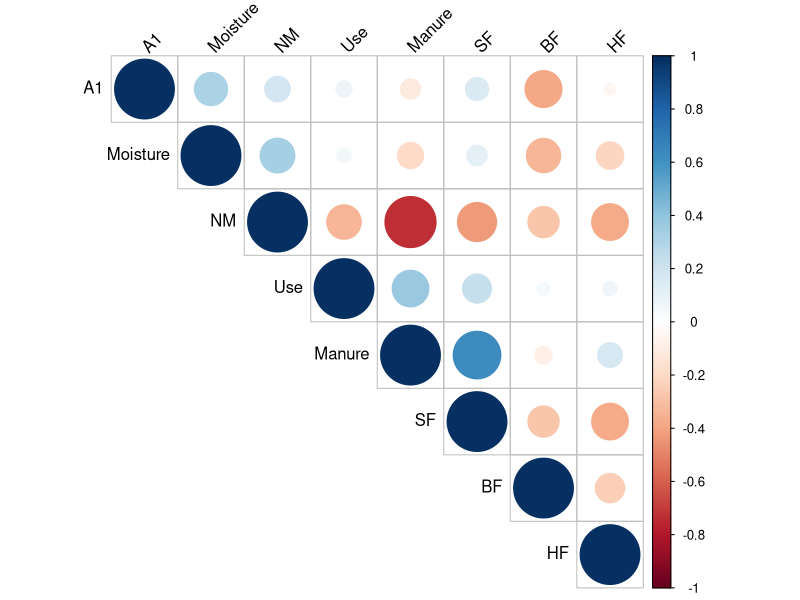
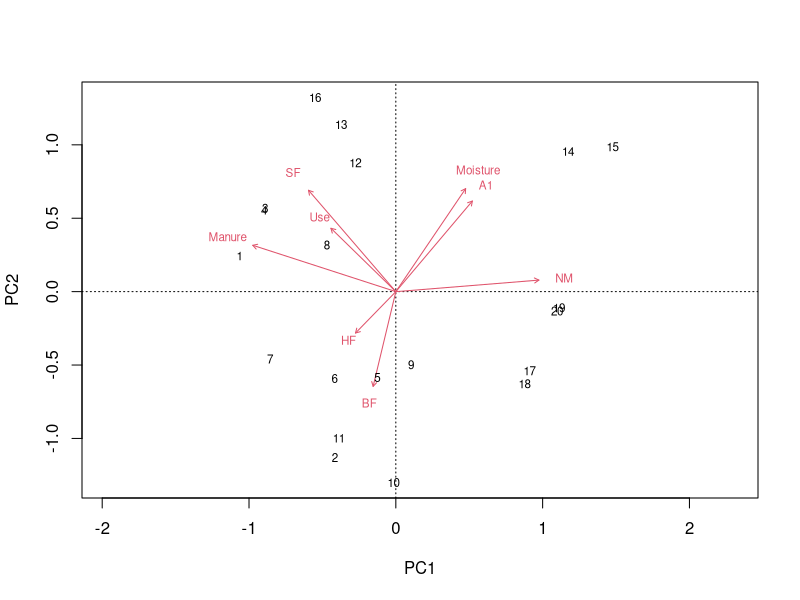
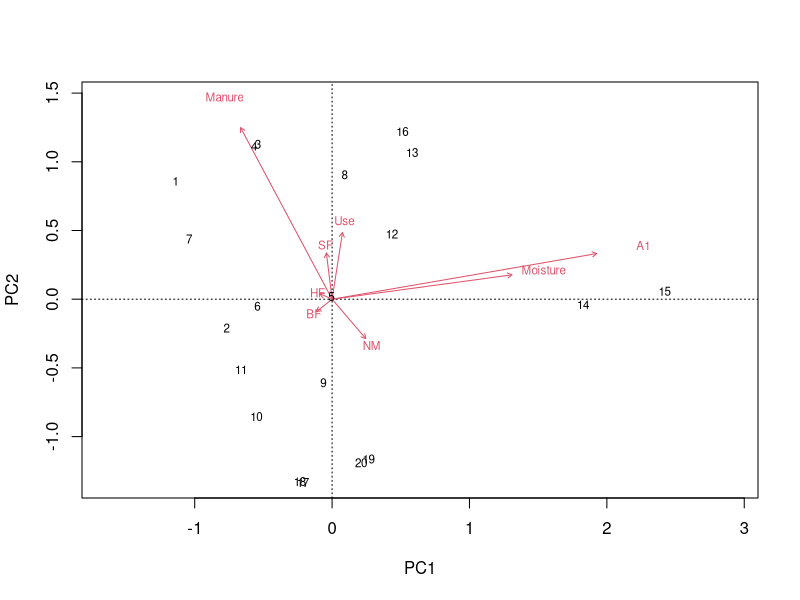
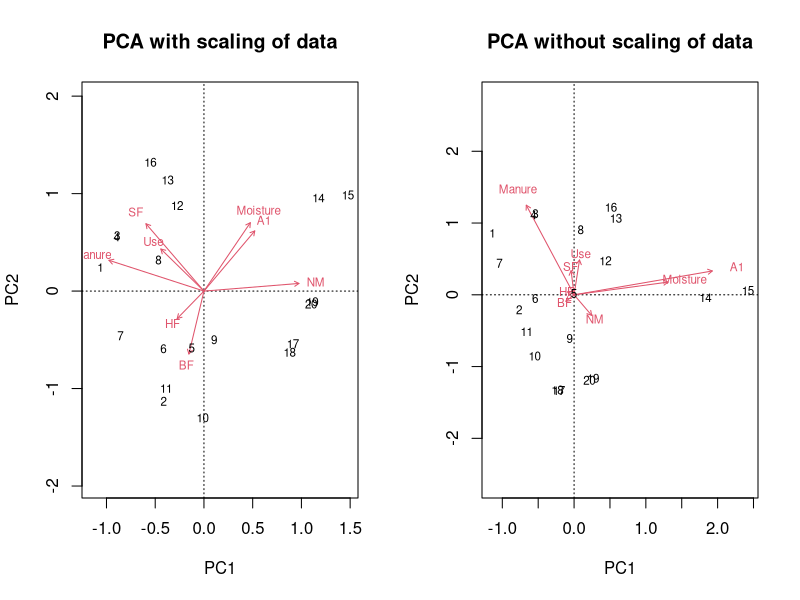
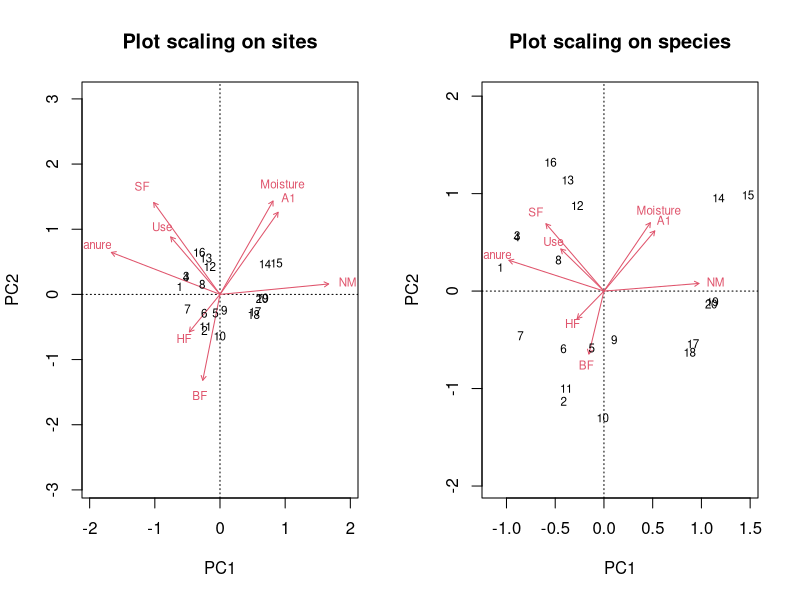
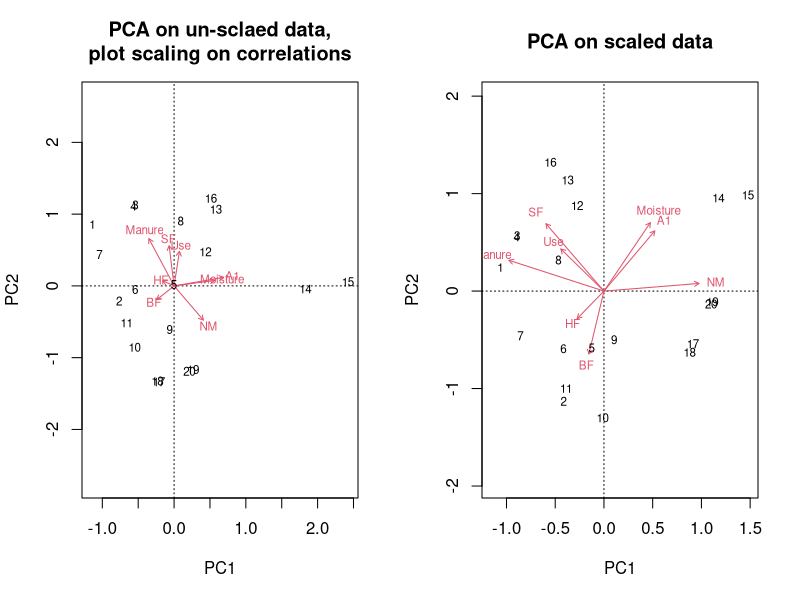
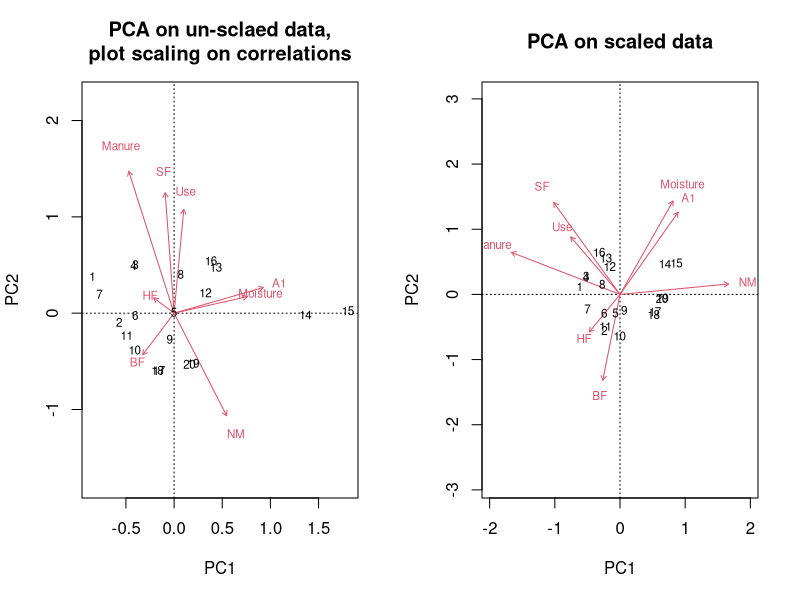

Recreate these plots in R, in order.
# Exercise 3: PCA


### <span style="color:cornflowerblue">Question 3: In this	exercise we will use Principal Components Analysis on the dune meadow explanatory data. We will also explore the effects of different kinds of scaling on the ordination plot. NOTE that the scaling issues applies to all ordination techniques! </span>

#### <span style="color:forestgreen"> Compare the plots on the PCA with and without scaling (PCA plot 4) and discuss the differences. 
#Is there any way to see that one is on scaled data and one is not? 
#What is the difference between PCA plot 4 and PCA plot 5? 
#Which one is best to use? Discuss the difference between the plots in plot PCA plot 6 and 7!
#</span>



library(tidyverse)
library(vegan)
library(corrplot)

data("dune")
data("dune.env")
dummy_management <- as.data.frame(model.matrix( ~ Management - 1, data=dune.env )) 
#add these to the dataset
dune.env.original <- dune.env #we keep a copy of the original version
dune.env <- dune.env %>% select(A1, Moisture, Manure, Use) %>% cbind(.,dummy_management) 
dune.env$Moisture <- as.numeric(as.character(dune.env$Moisture)) #make numeric
dune.env$Manure <- as.numeric(as.character(dune.env$Manure))
dune.env$Use <- as.numeric(dune.env$Use)
#make column names shorter
dune.env <- dune.env %>% rename(BF = ManagementBF, HF = ManagementHF,
                                NM = ManagementNM, SF = ManagementSF)

## PCA plot 1:
# Start by looking at pairwise correlations among the variables.
dune.env_cor<-cor(dune.env, method = "kendall")
corrplot(dune.env_cor, type = "upper", order = "hclust", tl.col = "black", tl.srt = 45)

## PCA plot 2:
# Then make a PCA, with scaling of the data
env.pca <- rda(dune.env, scale = TRUE) #vegan uses the same function for PCA and RDA, just depends on if it is constrained or not.
biplot(env.pca) #plot the results using the default plot scaling which is "species"
env.pca #summarise results
summary(eigenvals(env.pca)) #see variance explained

## PCA plot 3:
# Continue with a PCA on the same data, but without scaling of the data
env.pca2 <- rda(dune.env, scale = FALSE) #vegan uses the same function for PCA and RDA, just depends on if it is constrained or not.
biplot(env.pca2)#plot the results
env.pca2 #summarise results
summary(eigenvals(env.pca2)) #see variance explained

## PCA plot 4:
# Compare the PCAs with and without scaling of data
# Default scaling of the plots, which is "species"
par(mfrow = c(1,2))
biplot(env.pca, main = "PCA with scaling of data")
biplot(env.pca2, main = "PCA without scaling of data")
par(mfrow = c(1,1))

## PCA plot 5:
# Plots from the same PCA, but with plot scaling focused on sites and on species
par(mfrow = c(1,2))
biplot(env.pca, scaling = "sites", main = "Plot scaling on sites")
biplot(env.pca, scaling = "species", main = "Plot scaling on species")
par(mfrow = c(1,1))

## PCA plot 6:
# Then, a plot from the PCA on un-scaled data, 
# but with plot scaling to mimic a PCA on scaled data (correlation = TRUE)
# Second plot is the PCA on scaled data
# Both plots with plot scaling focused on species
par(mfrow = c(1,2))
biplot(env.pca2, scaling = "species", correlation = TRUE, main = "PCA on un-sclaed data,\nplot scaling on correlations")
biplot(env.pca, scaling = "species", correlation = FALSE, main = "PCA on scaled data")
par(mfrow = c(1,1))

## PCA plot 7:
# Finally a plot from the PCA on un-scaled data,
# but with plot scaling to mimic a PCA on scaled data
# Second plot is the PCA on scaled data
# Both plots with plot scaling focused on sites
par(mfrow = c(1,2))
biplot(env.pca2, scaling = "sites", correlation = TRUE, main = "PCA on un-sclaed data,\nplot scaling on correlations")
biplot(env.pca, scaling = "sites", main = "PCA on scaled data")
par(mfrow = c(1,1))


